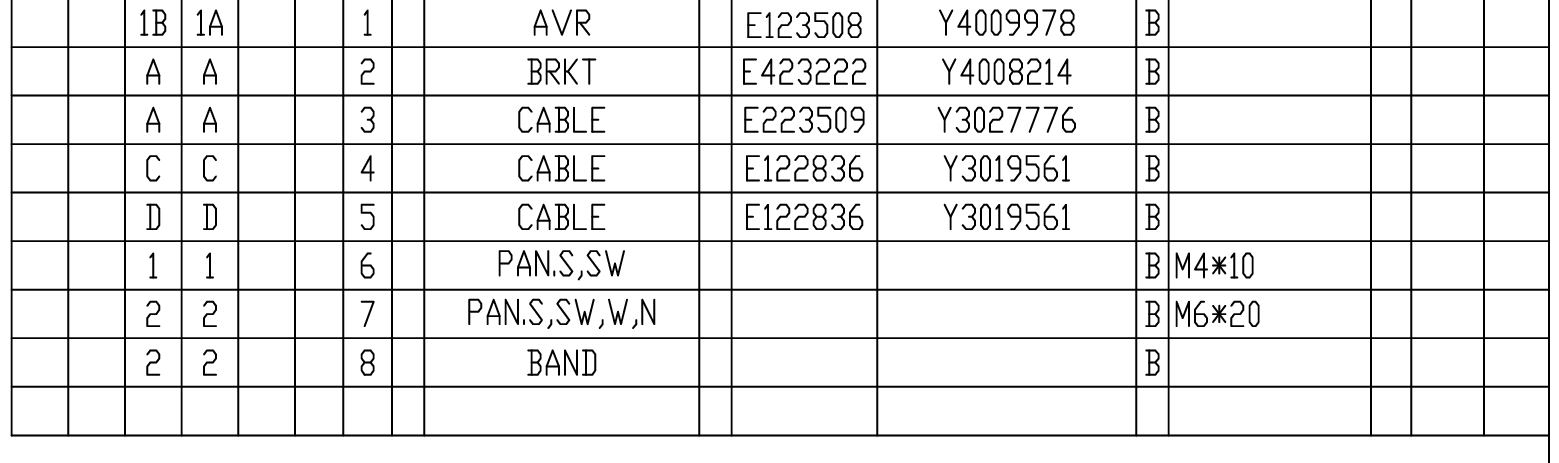
#> input picture Y3027770.png, 1559 x 463 px, found by its file name
$ jupyter execute --allow-errors image_table_v5.2.ipynb
#> lines starting #> are read from the running program, lines starting #| are printed output that depends on the picture; after the words box and inside, x2 and y2 are one past the last pixel; in counts of white or black regions, pixels touching at a corner belong together
此篇程式參考來源：https://github.com/Soumi7/Table_Data_Extraction \
作者：Soumi Bardhan \
查詢日期：2023.03.04

[cell 1]
import cv2
import matplotlib.pyplot as plt
import os
import numpy as np
import statistics
import requests
import pandas as pd
import re

[cell 2]
# [7 lines of commented-out code are left out]
fileImg = './Data/used_before_v5.2/Y3027770.png'
# [5 lines of commented-out code are left out]
print('fileImg= ', fileImg)

[cell 3]
# os.path.basename() 僅擷取檔案的"檔名+副檔名"，不包含"路徑"
# os.path參考來源：https://docs.python.org/zh-tw/3/library/os.path.html，作者：python官方網站，查詢日期：2023.03.04
# os.path參考來源：https://shengyu7697.github.io/python-os-path-basename/，作者：ShengYu Talk，查詢日期：2023.03.04
basename = os.path.basename(fileImg)
print('basename= ', basename)
# os.path.splitext() 拆分檔案名稱，拆分結果為"路徑+檔名" 和"副檔名" 2項，後綴[0]取"路徑+檔名"，後綴[1]取"副檔名"
filename = os.path.splitext(basename)[0]
print('filename= ', filename)

# cv2.imread參考來源：https://docs.opencv.org/4.x/d4/da8/group__imgcodecs.html，作者：opencv官方網站，查詢日期：2023.03.04
# cv2.imread參考來源：https://blog.gtwang.org/programming/opencv-basic-image-read-and-write-tutorial/，作者：G.T.Wang，查詢日期：2023.03.04
# CV+深度學習:AI最完整的跨套件Python人工智慧電腦視覺，p2-2，作者：繆鵬，2020年4月 初刷
# OpenCV影像創意邁向AI視覺王者歸來，作者：洪錦魁，2022年
# cv2.imread() 載入圖片，參數"0" 轉為灰階
img = cv2.imread(fileImg, 0)
#> img is the input picture: shape (463, 1559); min 0, max 255, mean 234
plot = plt.imshow(cv2.cvtColor(img, cv2.COLOR_BGR2RGB))
plt.show()

[cell 4]
# plt.figure() 顯示的圖像指定尺寸為"30*30"
plt.figure(figsize= (30, 30))

# 灰階色彩反轉
# plt.subplot() 以1列3行顯示圖像，第1個圖像顯示內容如下，plt.imshow(img, cmap='gray')顯示圖面，cmap='gray'以灰度圖呈現
plt.subplot(131), plt.imshow(img, cmap='gray')
plt.title('img')

# 將img的灰階色彩反轉
img_bin = 255 - img
plt.subplot(132), plt.imshow(img_bin, cmap='gray')
plt.title('img_bin')

# OTSU(大津)演算法：https://zh.wikipedia.org/wiki/%E5%A4%A7%E6%B4%A5%E7%AE%97%E6%B3%95，作者：G.T.Wang，查詢日期：2023.03.04
# 不同演算演算法：https://docs.opencv.org/4.x/d7/d4d/tutorial_py_thresholding.html，作者：opencv官方網站，查詢日期：2023.03.04
# 不同演算演算法：https://ithelp.ithome.com.tw/articles/10247721，作者：嗡嗡，查詢日期：2023.03.04
# cv2.threshold() 將圖像二值化(黑或白)，二值化閾值可使用"BINARY" 或"OSTU"
# 等號左邊的threshImg 輸出判定閾值
# cv2.THRESH_BINARY(二分法) 需指定閾值界線，低於界線的值變為0，高於界線的值變為255(最大值)
# cv2.THRESH_OTSU(otsu) 自動閾值區分，演算法會抓去最適當的閾值
threshImg, img_bin_otsu = cv2.threshold(img_bin, 127, 255, cv2.THRESH_BINARY | cv2.THRESH_OTSU)
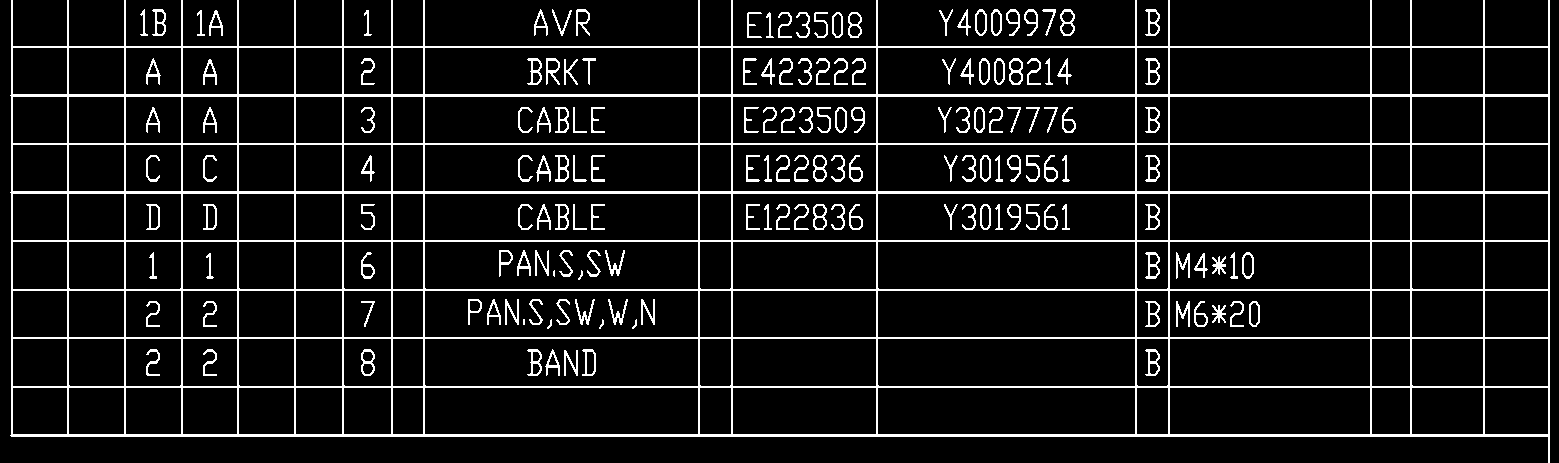
#> img_bin_otsu: shape (463, 1559); 9.3% white in thin lines or dots
#> threshImg = 106
print('threshImg= ', threshImg)
#| threshImg=  106.0
plotting = plt.subplot(133), plt.imshow(cv2.cvtColor(img_bin_otsu, cv2.COLOR_BGR2RGB))
# plt.title('影像灰階反轉後使用otsu二值化的結果')
# plt.title('Inverted Image with otsu thresh holding')
# plt.title('img二值化後將RGB倒置處理(cv2讀取的影像在matplotlib中色彩有倒置的問題)')
plt.title('Inverted Image with thresh holding')
plt.show()
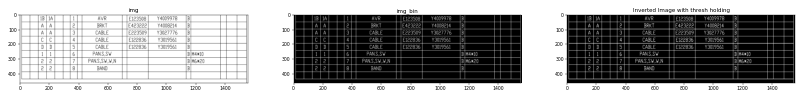
#> figure drawn by matplotlib, 3 panels

[cell 5]
# cv2.getStructuringElement參考來源：https://docs.opencv.org/4.x/d4/d76/tutorial_js_morphological_ops.html，作者：opencv官方網站，查詢日期：2023.03.04
# cv2.getStructuringElement參考來源：https://opencv24-python-tutorials.readthedocs.io/en/latest/py_tutorials/py_imgproc/py_morphological_ops/py_morphological_ops.html，作者：opencv官方網站(舊版)，查詢日期：2023.03.04
# cv2.getStructuringElement參考來源：https://hackmd.io/@cws0701/B1AxRjijq，作者：Gina，查詢日期：2023.03.04
# cv2.getStructuringElement() 建立結構矩陣，矩陣內每個值皆為1
# 矩陣形式為(column(列), row(行))
# cv2.MORPH_RECT 矩陣形式為矩形，cv2.MORPH_CROSS 矩陣形式為十字，cv2.MORPH_ELLIPSE 矩陣形式為橢圓
ver_hor_kernel = cv2.getStructuringElement(cv2.MORPH_RECT, (2, 2))
print('ver_hor_kernel= \n', ver_hor_kernel)

[cell 6]
# CV+深度學習:AI最完整的跨套件Python人工智慧電腦視覺，pp2-2~2-3，作者：繆鵬，2020年4月 初刷
# opencv紀錄圖像的格視為H(高度)*W(寬度)*C(通道數)，通道數指RGB3色域
# 提取圖像高度及寬度並記錄
img_height = img.shape[0]
img_wedth = img.shape[1]
# 設定圖像在不同高度時會有不同的遮罩縮放比例，避免圖像高度較小的時候會有遮罩被吃掉的問題
if img_height>=200:
    height_ratio = 50
else:
    height_ratio = 100
print('height_ratio= ', height_ratio)

# 建立與原圖像等尺寸的全白圖片，後續驗證boxes_list用
blank = (img_height, img_wedth, 3)
blank_img = np.full(blank, 255).astype(np.uint8)
plt.imshow(blank_img)

[cell 7]
plt.figure(figsize= (30, 30))

# cv2.rode、cv2.dilate參考來源：https://docs.opencv.org/4.x/d4/d76/tutorial_js_morphological_ops.html，作者：opencv官方網站，查詢日期：2023.03.04
# cv2.getStructuringElement參考來源：https://hackmd.io/@cws0701/B1AxRjijq，作者：Gina，查詢日期：2023.03.04
# 處理影像並拆分出需要的垂直線vertical
# 建立1個矩陣尺寸為 "1* np.array(img).shape[1]//100" (np.array(img).shape[1]指建立1個符合img圖像全尺寸的陣列，//指結果取整數)
# ver_kernel = cv2.getStructuringElement(cv2.MORPH_RECT, (1, np.array(img).shape[1]//100))
# ver_kernel = cv2.getStructuringElement(cv2.MORPH_RECT, (1, np.array(img).shape[1]//50))
# 建立1個矩陣尺寸為 "1* np.array(img).shape[1]//height_ratio" 改用圖像高度判斷遮罩大小
ver_kernel = cv2.getStructuringElement(cv2.MORPH_RECT, (1, np.array(img).shape[1]//height_ratio))
print('ver_kernel= \n', ver_kernel)
#> (printed output is left out)
# cv2.erode() 侵蝕遮罩，使用ver_kernel作為遮罩，iterations=3 執行3次
# 侵蝕的時候圖像會以ver_kernel作為遮罩，遮罩中最上及最下端會侵蝕為0
# 侵蝕的時候遮罩範圍內8近鄰的最外層會侵蝕為0
# vertical_eroded_img = cv2.erode(img_bin_otsu, ver_kernel, iterations=3)
vertical_eroded_img = cv2.erode(img_bin_otsu, ver_kernel, iterations=10)
#> vertical_eroded_img: shape (463, 1559); 1.5% white in thin lines or dots
# print('vertical_eroded_img= \n', vertical_eroded_img)
plt.subplot(121), plt.imshow(vertical_eroded_img, cmap='gray')
# plt.title('Img受到vertical kernel侵蝕後的圖像'), plt.xticks([]), plt.yticks([])
# plt.xticks([]) x座標內容顯示為空白，plt.yticks([]) y座標內容顯示為空白
plt.title('Img after erosion with vertical kernel'), plt.xticks([]), plt.yticks([])

# cv2.dilate() 膨脹遮罩，使用ver_kernel作為遮罩，iterations=3 執行3次
# 膨脹時圖像會以ver_kernel作為遮罩，遮罩中最上及最下端會膨脹為1
# 膨脹時遮罩範圍外側8近鄰位置的值膨脹為1
vertical_dilate_lines = cv2.dilate(vertical_eroded_img, ver_kernel, iterations=11)
#> vertical_dilate_lines: shape (463, 1559); 2.3% white in thin lines or dots
# print('vertical_dilate_lines= \n', vertical_dilate_lines)
plt.subplot(122), plt.imshow(cv2.cvtColor(vertical_dilate_lines, cv2.COLOR_BGR2RGB))
# plt.title('vertical_eroded_img受到vertical kernel膨脹後的圖像'), plt.xticks([]), plt.yticks([])
plt.title('Img after dilation with vertical kernel'), plt.xticks([]), plt.yticks([])

vertical_lines = vertical_dilate_lines
plt.show()

[cell 8]
plt.figure(figsize=(30, 30))

# 處理影像並拆分出需要的水平線horizontal
# 建立1個矩陣尺寸為 "np.array(img).shape[1]//100, 1"
# hor_kernel = cv2.getStructuringElement(cv2.MORPH_RECT, (np.array(img).shape[1]//100, 1))
hor_kernel = cv2.getStructuringElement(cv2.MORPH_RECT, (np.array(img).shape[1]//50, 1))
print('hor_kernel= \n', hor_kernel)
#| hor_kernel=
#|  [[1 1 1 1 1 1 1 1 1 1 1 1 1 1 1 1 1 1 1 1 1 1 1 1 1 1 1 1 1 1 1]]
# cv2.erode() 侵蝕遮罩，使用hor_kernel作為遮罩，iterations=3 執行3次
# horizontal_erode_lines = cv2.erode(img_bin_otsu, hor_kernel, iterations=3)
horizontal_erode_lines = cv2.erode(img_bin_otsu, hor_kernel, iterations=10)
#> horizontal_erode_lines: shape (463, 1559); 3.6% white in thin lines or dots, all inside (x1, y1, x2, y2) = (160, 46, 1400, 437)
# print('horizontal_erode_lines= \n', horizontal_erode_lines)
plt.subplot(121), plt.imshow(horizontal_erode_lines, cmap='gray')
# plt.title('Img受到horizontal kernel侵蝕後的圖像'), plt.xticks([]), plt.yticks([])
plt.title('Img after erosion with horizontal kernel'), plt.xticks([]), plt.yticks([])

# cv2.dilate() 膨脹遮罩，使用hor_kernel作為遮罩，iterations=3 執行3次
# horizontal_dilate_lines = cv2.dilate(horizontal_erode_lines, hor_kernel, iterations=3)
horizontal_dilate_lines = cv2.dilate(horizontal_erode_lines, hor_kernel, iterations=11)
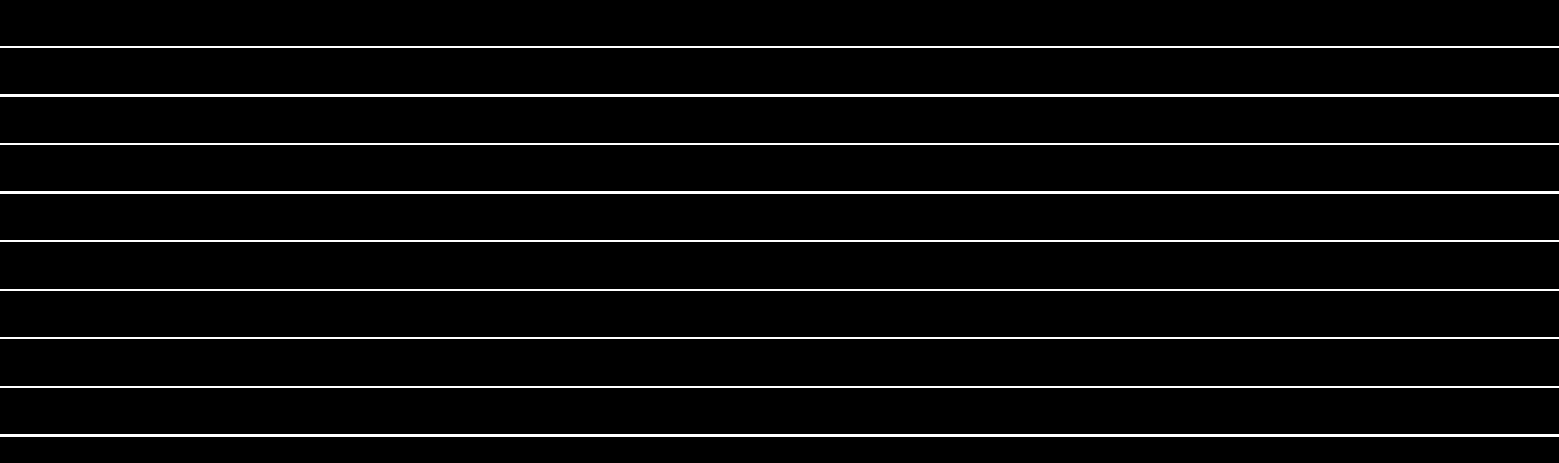
#> horizontal_dilate_lines: shape (463, 1559); 4.5% white in thin lines or dots, all inside (x1, y1, x2, y2) = (0, 46, 1559, 437)
# print('horizontal_dilate_lines= \n', horizontal_dilate_lines)
plt.subplot(122), plt.imshow(cv2.cvtColor(horizontal_dilate_lines, cv2.COLOR_BGR2RGB))
# plt.title('Img受到horizontal kernel膨脹後的圖像'), plt.xticks([]), plt.yticks([])
plt.title('Img after dilation with vertical kernel'), plt.xticks([]), plt.yticks([])

horizontal_lines = horizontal_dilate_lines
plt.show()
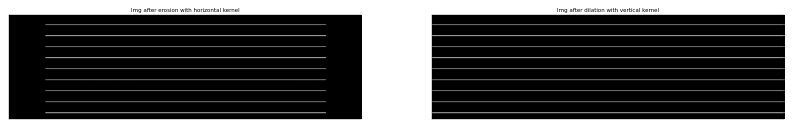
#> figure drawn by matplotlib, 2 panels

[cell 9]
plt.figure(figsize=(30, 30))

# cv2.addWeighted參考來源：https://docs.opencv.org/4.x/d5/dc4/tutorial_adding_images.html，作者：opencv官方網站，查詢日期：2023.03.04
# cv2.addWeighted參考來源：https://blog.csdn.net/qq_44262417/article/details/89016854，作者：wave.lt，查詢日期：2023.03.04
# cv2.addWeighted() 合併2個值，可以加入權重
# 合併 "vertical_lines"和 "horizontal_lines"，權重皆為50%，第3個權重為添加到每個總和的標量
vertical_horizontal_lines = cv2.addWeighted(vertical_lines, 0.5, horizontal_lines, 0.5, 0.0)
plt.title('Vertical Horizontal AddWeighted'), plt.xticks([]), plt.yticks([])
plt.subplot(321), plt.imshow(cv2.cvtColor(vertical_horizontal_lines, cv2.COLOR_BGR2RGB))
# "~"語意是不等於
# 繪出vertical_horizontal_lines的倒置圖像(黑白相反)
plt.subplot(322), plt.imshow(cv2.cvtColor(~vertical_horizontal_lines, cv2.COLOR_BGR2RGB))
# plt.title('組合後的圖像倒置'), plt.xticks([]), plt.yticks([])
plt.title('Erosion Reverse'), plt.xticks([]), plt.yticks([])
# cv2.erode() 侵蝕遮罩，使用ver_hor_kernel作為遮罩，iterations=3 執行3次
# ver_hor_kernel在前面已完成，[[1,1],[1,1]]
# 將vertical_horizontal_lines倒置後侵蝕，並重新儲存
vertical_horizontal_lines = cv2.erode(~vertical_horizontal_lines, ver_hor_kernel, iterations=3)
plt.subplot(323), plt.imshow(cv2.cvtColor(vertical_horizontal_lines, cv2.COLOR_BGR2RGB))
# plt.title('侵蝕後的圖像'), plt.xticks([]), plt.yticks([])
plt.title('Erosion'), plt.xticks([]), plt.yticks([])

# cv2.threshold() 將圖像二值化(黑或白)，二值化閾值可使用"BINARY" 或"OSTU"
thresh_ver_hor, vertical_horizontal_lines = cv2.threshold(vertical_horizontal_lines, 127, 255, cv2.THRESH_BINARY | cv2.THRESH_OTSU)
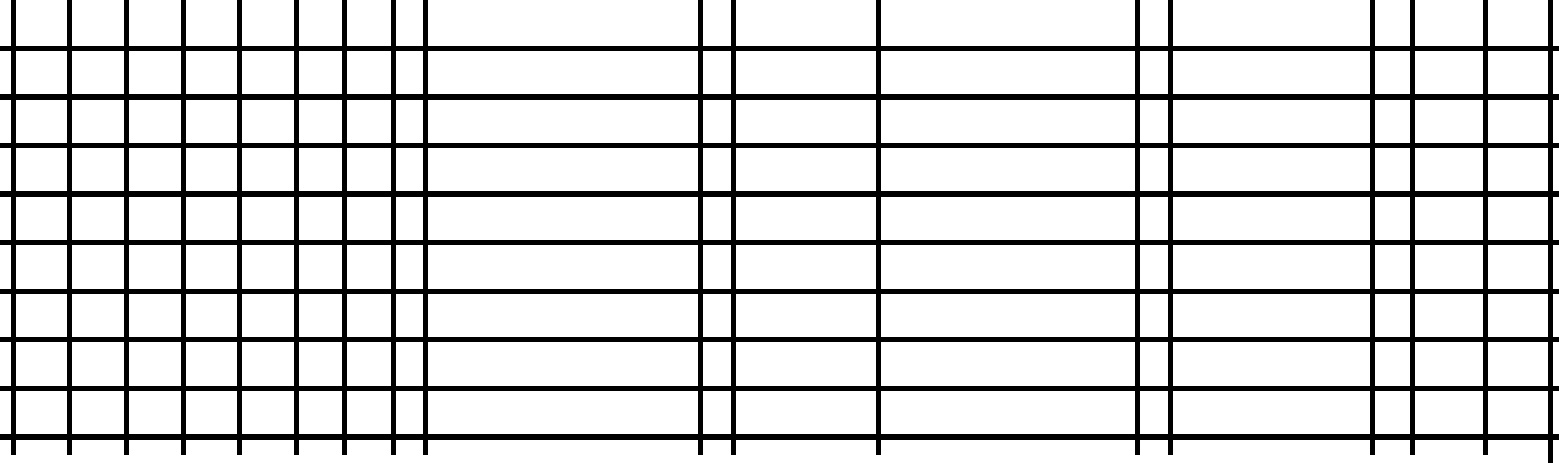
#> vertical_horizontal_lines: shape (463, 1559); 84.6% white; 1 black region
#> thresh_ver_hor = 127
print('thresh_ver_hor= ', thresh_ver_hor)
#| thresh_ver_hor=  127.0
plt.subplot(324), plt.imshow(cv2.cvtColor(vertical_horizontal_lines, cv2.COLOR_BGR2RGB))
# plt.title('顯示全域otsu二值化結果'), plt.xticks([]), plt.yticks([])
# plt.title('global and otsu thresholding'), plt.xticks([]), plt.yticks([])
# plt.title('顯示全域二值化結果'), plt.xticks([]), plt.yticks([])
plt.title('global and thresholding'), plt.xticks([]), plt.yticks([])
# cv2.bitwise_xor、cv2.bitwise_not參考來源：https://docs.opencv.org/4.x/d2/de8/group__core__array.html，作者：opencv官方網站，查詢日期：2023.03.04
# cv2.bitwise_xor、cv2.bitwise_not參考來源：https://steam.oxxostudio.tw/category/python/ai/opencv-mask.html，作者：STEAM 教育學習網，查詢日期：2023.03.04
# cv2.bitwise_xor、cv2.bitwise_not參考來源：https://www.wongwonggoods.com/python/python_opencv/opencv-bitwise_or-and-xor-not/，作者：HOWARD WENG，查詢日期：2023.03.04
# cv2.bitwise_xor() 互斥或判定，若像素位置 "img 及 vertical_horizontal_lines"相同則輸出"0"，只符合其1則輸出"1"
bitxor = cv2.bitwise_xor(img, vertical_horizontal_lines)
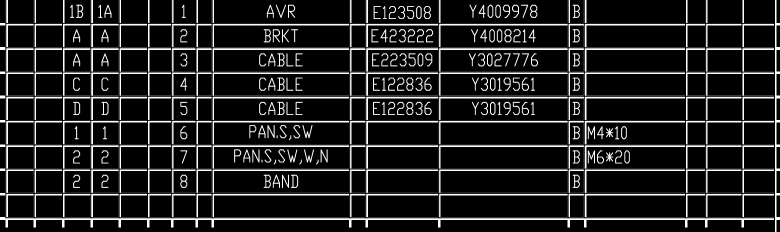
#> bitxor: shape (463, 1559) (shown at 1/2 size); min 0, max 255, mean 32.1
plt.subplot(325), plt.imshow(cv2.cvtColor(bitxor, cv2.COLOR_BGR2RGB))
# plt.title('垂直及水平線合併後與img進行互斥或判斷的結果'), plt.xticks([]), plt.yticks([])
plt.title('Horizontal and vertical lines image bitxor'), plt.xticks([]), plt.yticks([])
# cv2.bitwise_not() 相反判定，若像素位置是 "img 及 vertical_horizontal_lines"則輸出"0"，不是則輸出"1"
bitnot = cv2.bitwise_not(bitxor)
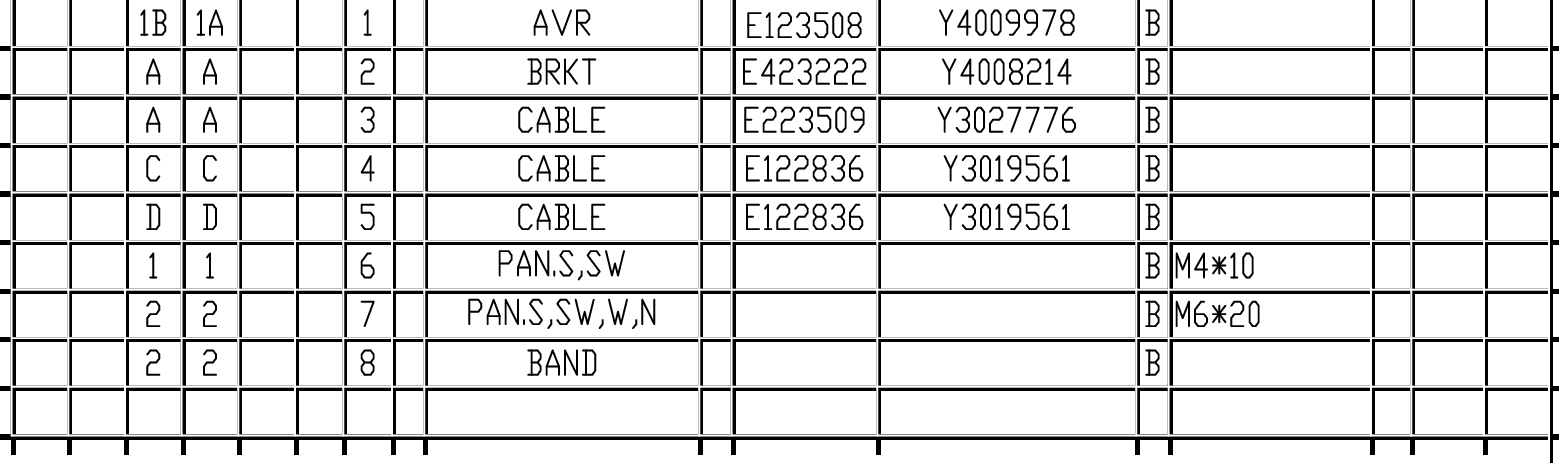
#> bitnot: shape (463, 1559); min 0, max 255, mean 222.9
plt.subplot(326), plt.imshow(cv2.cvtColor(bitnot, cv2.COLOR_BGR2RGB))
# plt.title('非互補圖像的結果'), plt.xticks([]), plt.yticks([])
plt.title('Horizontal and vertical lines image with bitnot'), plt.xticks([]), plt.yticks([])

plt.show()
#> (the rest of the program and of its run is left out)
